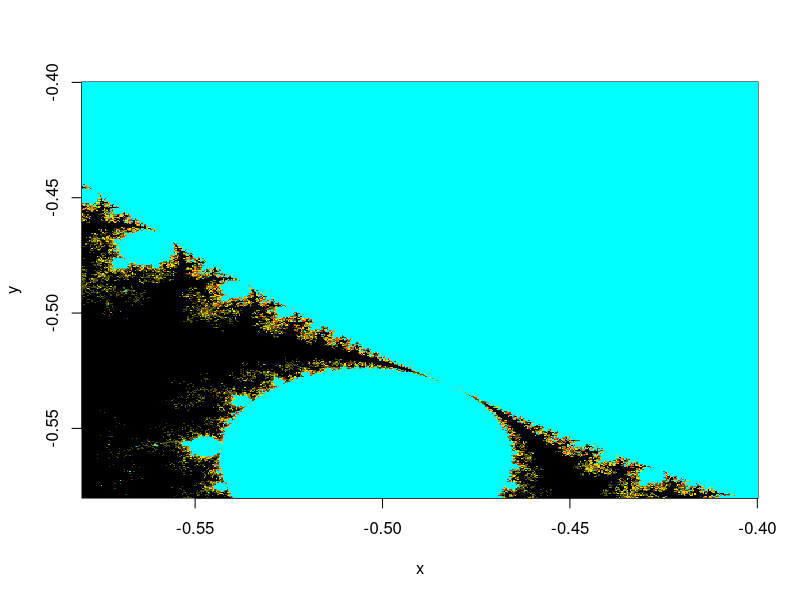

Write R code to recreate this figure.
# mandelbrot_vectorized.R
# Myles Harrison
# http://www.everydayanalytics.ca

# z_n + 1 = {z^2}_n + c

# parameters
cols <- colorRampPalette(c("black","yellow","red","cyan"))(11)
xmin = -.58
xmax = -.40
nx = 500
ymin = -.58
ymax = -.40
ny = 500
n=1000

# variables
x <- seq(xmin, xmax, length.out=nx)
y <- seq(ymin, ymax, length.out=ny)
c <- outer(x,y*1i,FUN="+")
z <- matrix(0.0, nrow=length(x), ncol=length(y))
k <- matrix(0.0, nrow=length(x), ncol=length(y))

for (rep in 1:n) { 
    print(rep)
    index <- which(Mod(z) < 2)
    z[index] <- z[index]^2 + c[index]
    k[index] <- k[index] + 1
}

dev.copy()
png(filename="mand008.png", width = 2160, height = 1080)
image(x,y,k, col=cols)
dev.off()



